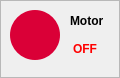
      <widget class="QFrame" name="frame_OnOff_muneca">
       <property name="geometry">
        <rect>
         <x>460</x>
         <y>52</y>
         <width>120</width>
         <height>78</height>
        </rect>
       </property>
       <property name="frameShape">
        <enum>QFrame::StyledPanel</enum>
       </property>
       <property name="frameShadow">
        <enum>QFrame::Raised</enum>
       </property>
       <widget class="QRadioButton" name="munecaOnOff">
        <property name="geometry">
         <rect>
          <x>10</x>
          <y>10</y>
          <width>101</width>
          <height>51</height>
         </rect>
        </property>
        <property name="minimumSize">
         <size>
          <width>0</width>
          <height>30</height>
         </size>
        </property>
        <property name="font">
         <font>
          <family>ArialBlack</family>
          <pointsize>12</pointsize>
          <weight>1</weight>
          <italic>false</italic>
          <bold>false</bold>
         </font>
        </property>
        <property name="styleSheet">
         <string notr="true">QRadioButton
{
	color: #2a2a2a;
	font: 87 14 pt &quot;ArialBlack&quot;;
}

QRadioButton::indicator
{
	width: 50px;
	height: 50px;
	border-radius: 25px;
}

QRadioButton::indicator:checked {
   background-color: #00ff00;

}

QRadioButton::indicator:unchecked 
{
	background-color: #da0037;
	
}</string>
        </property>
        <property name="text">
         <string/>
        </property>
        <property name="checked">
         <bool>false</bool>
        </property>
       </widget>
       <widget class="QLabel" name="etiquetaMunecaOnOff">
        <property name="geometry">
         <rect>
          <x>70</x>
          <y>30</y>
          <width>41</width>
          <height>31</height>
         </rect>
        </property>
        <property name="font">
         <font>
          <weight>75</weight>
          <bold>true</bold>
         </font>
        </property>
        <property name="styleSheet">
         <string notr="true">margin-top: 6px;
color: red;</string>
        </property>
        <property name="text">
         <string>OFF</string>
        </property>
       </widget>
       <widget class="QLabel" name="label_4">
        <property name="geometry">
         <rect>
          <x>70</x>
          <y>10</y>
          <width>51</width>
          <height>22</height>
         </rect>
        </property>
        <property name="font">
         <font>
          <weight>75</weight>
          <bold>true</bold>
         </font>
        </property>
        <property name="text">
         <string>Motor</string>
        </property>
       </widget>
      </widget>
